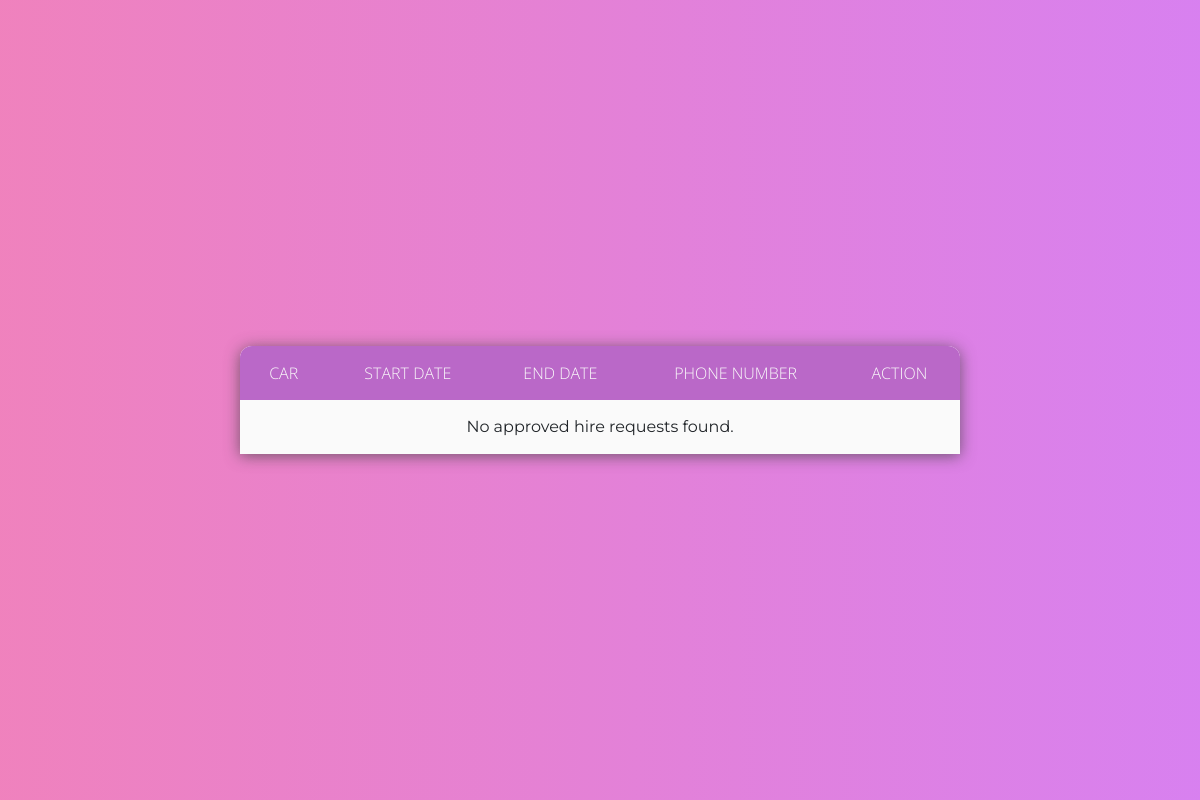
Before: /customer_approved_hire_list/ (signed in) with the older database file.
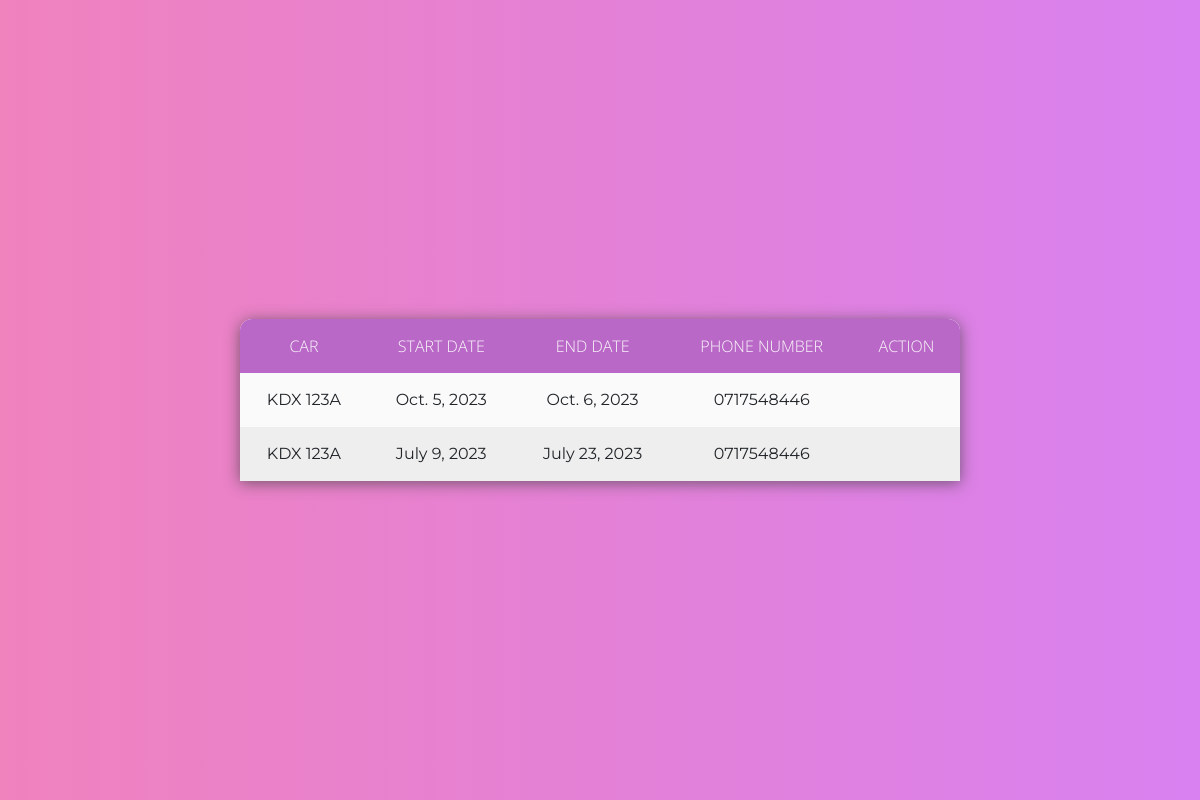
After: the same page with the newer database file.
### Hire/models.py (models this page shows)
class Hire(models.Model):
    customer = models.ForeignKey(User, on_delete=models.CASCADE)
    car = models.ForeignKey(Car, on_delete=models.CASCADE, null=True)
    from_destination = models.CharField(max_length=20, null="True", validators=[
        RegexValidator("^([a-zA-Z])[a-zA-Z'\d ]+$", message='Must be a valid name of a place')])
    to_destination = models.CharField(max_length=20, null=True, validators=[
        RegexValidator("^([a-zA-Z])[a-zA-Z'\d ]+$", message='Must be a valid name of a place')])
    start_date = models.DateField(
        validators=[MinValueValidator(datetime.date.today(), "Start date can not be less than today")])
    end_date = models.DateField(
        validators=[MinValueValidator(datetime.date.today(), "Start date can not be less than today")])
    phone_no = models.CharField(max_length=20, null="True",
                                validators=[RegexValidator('^(0)([127])(\d){8}$', message='Invalid phone numbers')])
    is_approved = models.BooleanField(default=False)
    is_rejected = models.BooleanField(default=False)

### Owner/models.py (models this page shows, shortened)
class Car(models.Model):
    owner = models.ForeignKey(User, null=True, on_delete=models.CASCADE)
    reg_no = models.CharField(max_length=20, unique=True, validators=[
        RegexValidator('^(K)([ABCDEFGHJKLMNPQRSTUVWXYZ]){2}( ){1}(\d){3}([ABCDEFGHJKLMNPQRSTUVWXYZ])$',
                       message="Invalid Number Plate")])
    image = models.ImageField(upload_to='car_images/')
    description = models.TextField(null=True, blank=True)
    phone_no = models.CharField(max_length=20, unique=True,
                                validators=[RegexValidator('^(0)([127])(\d){8}$', message='Invalid phone numbers')])
    updated = models.DateTimeField(auto_now = True , null=True)
    created = models.DateTimeField(auto_now_add=True, null= True)
    class Meta:
       ordering = ['-updated', '-created']  # Order by updated field in descending order and then by created field in descending order

### accounts/views.py (the view)
# urls.py: path('customer_approved_hire_list/', views.approved_hire_list, name='approved_hire_list'),
def approved_hire_list(request):
    customer = request.user
    approved_hires = Hire.objects.filter(customer=customer, is_approved=True).order_by('-start_date')
    current_date = date.today()
    hires_with_rating = []
    for hire in approved_hires:
        if hire.end_date <= current_date and not Review.objects.filter(customer=customer, owner=hire.car.owner).exists():
            hire.can_rate = True
        else:
            hire.can_rate = False
        hires_with_rating.append(hire)
    context = {
        'approved_hires': hires_with_rating,
        'current_date': current_date,
    }
    return render(request, 'accounts/approved_hire_list.html', context)

### accounts/templates/accounts/approved_hire_list.html (shortened to what this page needs)
<!DOCTYPE html>
{% load static %}
<html lang="en">
<head>
    <link href="https://cdn.jsdelivr.net/npm/bootstrap@5.3.0/dist/css/bootstrap.min.css" rel="stylesheet">
    <link rel="stylesheet" href="{% static 'styles/tables.css' %}">
</head>
<body>
    <div class="filter"></div>
    <table>
        <thead>
            <tr>
                <th>Car</th>
                <th>Start Date</th>
                <th>End Date</th>
                <th>Phone Number</th>
                <th>Action</th>
            </tr>
        </thead>
        <tbody>
            {% for hire in approved_hires %}
            <tr>
                <td>{{ hire.car.reg_no }}</td>
                <td>{{ hire.start_date }}</td>
                <td>{{ hire.end_date }}</td>
                <td>{{ hire.phone_no }}</td>
                <td>
                </td>
            </tr>
            {% empty %}
            <tr>
                <td colspan="5">No approved hire requests found.</td>
            </tr>
            {% endfor %}
        </tbody>
    </table>
</body>
</html>

Changed rows visible on the page:
added Hire: car.reg_no "KDX 123A", start_date "Oct. 5, 2023", end_date "Oct. 6, 2023", phone_no "0717548446"
added Hire: car.reg_no "KDX 123A", start_date "July 9, 2023", end_date "July 23, 2023", phone_no "0717548446"
Other visible differences:
text no longer shown: "No approved hire requests found."
